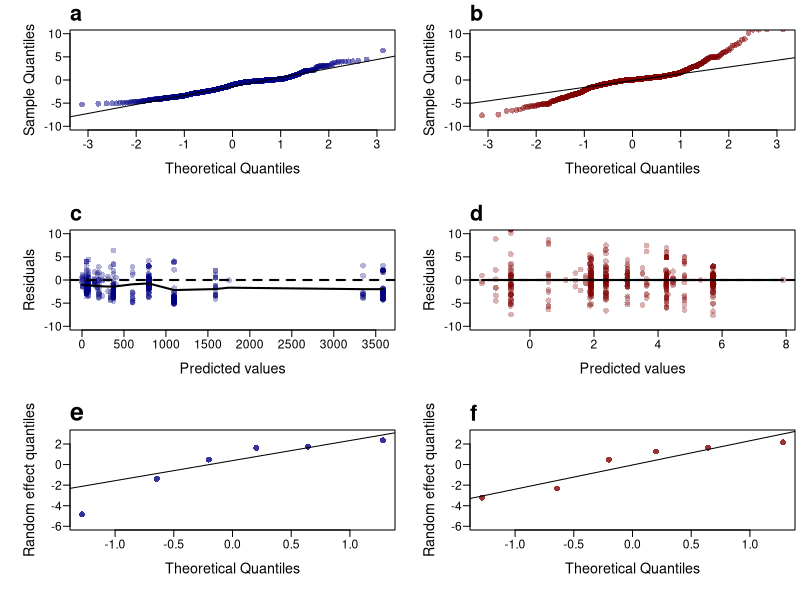
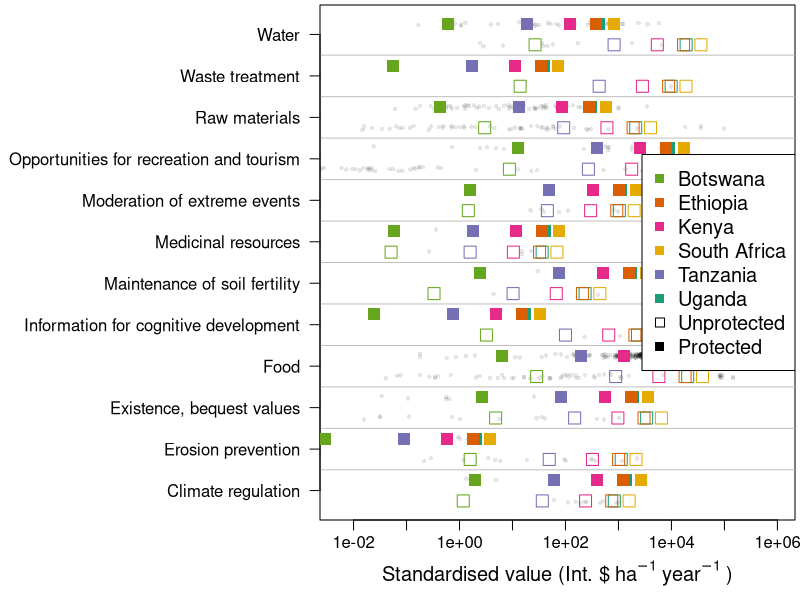

Source code (R) for these figures, in order:
# Read the data from the cleaned ESVD Database
ES <- read.csv("ES_clean.csv", na.strings = "NULL")

#Install and load the required R-packages
install.packages (c("lme4", "RColorBrewer"))
library(lme4)
library(RColorBrewer)

# Reassign the variables to vectors with simpler names
        # Standardised value of ecosystem services
        val <- ES$Int..Per.Hectare.Per.Year
        # Protected or not
        pa <- ES$Protection.Statu
        # Ecosystem services as a factor
        es <- as.factor(ES$ES_1)
        # Reassign "Food" as the baseline factor
        es.c <- relevel(es, ref = "Food")
        # Country name
        country <- ES$Country_1

########################################################################        
        
# Define two candidate models (Appendix 1)  
        
# Log-linked Gamma generalised linear mixed effect model          
mod.glm <- glmer(val~ pa * es.c + (1|country), family=Gamma(link = "log"))

# Linear mixed effects model with a log-transformed response variable
mod.log <- lmer(log(val)~ pa * es.c + (1|country))


# Model Diagnositic plots (Figure S1)

# Define plot device, name and margins
png(filename="Figure S1.png",width=16,height=24,units="cm",res=300)

# Set number of panels and margins
par(mfrow=c(3,2))
par(mai=c(0.7,0.7,0.3,0.05))

# Q-Q Plot of residuals for Log-linked Gamma generalised linear mixed effect model 
qqnorm(resid(mod.glm), main="", ylim=c(-10,10), pch=16, col=rgb(0,0, 0.5,0.5),cex=1.2, las=1, cex.axis=1.1, cex.lab= 1.3, mgp=c(2.5,0.6,0))
qqline(resid(mod.glm))
mtext("a",cex=1.3, side = 3, adj = 0, line = 0.5,font=2)

# Q-Q Plot of residuals Linear mixed effects model with a log-transformed response variable
qqnorm(resid(mod.log), main="", ylim=c(-10,10), pch=16, col=rgb(0.5,0, 0,0.5),cex=1.2, las=1, cex.axis=1.1, cex.lab= 1.3, mgp=c(2.5,0.6,0))
qqline(resid(mod.log))
mtext("b",cex=1.3, side = 3, adj = 0, line = 0.5,font=2)


# Plot residuals against predicted values (with smoothing spline) for Log-linked Gamma generalised linear mixed effect model  
plot(exp(predict(mod.glm, re.form=~0)),residuals(mod.glm, type = 'deviance'),  xlab="Predicted values", ylab="Residuals",
     ylim=c(-10,10), pch=16, col=rgb(0,0, 0.5,0.3),cex=1.2, las=1, cex.axis=1.1, cex.lab= 1.3, mgp=c(2.5,0.6,0))
smoothingSpline <- smooth.spline(exp(predict(mod.glm, re.form=~0)),residuals(mod.glm, type = 'deviance'), spar=1.2)
lines(smoothingSpline, col="black", lwd=2); abline(h=0, lwd=2, lty=2)
mtext("c",cex=1.3, side = 3, adj = 0, line = 0.5,font=2)

# Plot residuals against predicted values (with smoothing spline) for Linear mixed effects model with a log-transformed response variable
plot(predict(mod.log, re.form=~0),residuals(mod.log, type = 'deviance'),  xlab="Predicted values", ylab="Residuals",
     ylim=c(-10,10), pch=16, col=rgb(0.5,0, 0,0.3),cex=1.2, las=1, cex.axis=1.1, cex.lab= 1.3, mgp=c(2.5,0.6,0))
smoothingSpline <- smooth.spline(predict(mod.log, re.form=~0),residuals(mod.log, type = 'deviance'), spar=.2)
lines(smoothingSpline, col="black", lwd=2); abline(h=0, lwd=2, lty=2)
mtext("d",cex=1.3, side = 3, adj = 0, line = 0.5,font=2)

# Quantile plot of random intercepts (Country ID) for Log-linked Gamma generalised linear mixed effect model 
r_int<- ranef(mod.glm)$country$`(Intercept)`
qqnorm(r_int, main="", ylim=c(-6,3), pch=16, col=rgb(0,0, 0.5,0.8),cex=1.2, las=1, cex.axis=1.1, cex.lab= 1.3, mgp=c(2.5,0.6,0), ylab="Random effect quantiles")
qqline(r_int)
mtext("e",cex=1.5, side = 3, adj = 0, line = 0.5,font=2)

# Quantile plot of random intercepts (Country ID) for Linear mixed effects model with a log-transformed response variable
r_int<- ranef(mod.log)$country$`(Intercept)`
qqnorm(r_int, main="", ylim=c(-6,3), pch=16, col=rgb(0.5,0, 0 ,0.8),cex=1.2, las=1, cex.axis=1.1, cex.lab= 1.3, mgp=c(2.5,0.6,0), ylab="Random effect quantiles")
qqline(r_int)
mtext("f",cex=1.3, side = 3, adj = 0, line = 0.5,font=2)

# Close plotting device and save to file
dev.off()

########################################################################

# Formulate subset models for each combination of predictors 

        # Full model with interaction term
        mod.full <- glmer(val~ pa * es.c + (1|country), family=Gamma(link = "log"))
        
        # Full model only with additive terms
        mod.add <- glmer(val~ pa + es.c + (1|country), family=Gamma(link = "log"))
        
        # Model with only protected status
        mod.pa <- glmer(val~ pa  + (1|country), family=Gamma(link = "log"))
        
        # Model with only ecystem service type
        mod.es <- glmer(val~  es.c + (1|country), family=Gamma(link = "log"))

# Compare candidate models using likelihood-ratio Chi-squared test (Table 1)
anova(mod.full,mod.add,mod.es,mod.pa)


########################################################################

# Plot model predictions

# Generate a new data frame with each combiantion of country, protected status, and ecosystem service type
new.dat <- data.frame(expand.grid(unique(pa),unique(es),unique(country)))
names(new.dat) <- c("pa","es.c","country")

# Predict the outcome for each combination in the new data frame
new.pred <- predict(mod.full,new.dat, type="response")


# Define the colour palette
col.ramp <- brewer.pal(6,"Dark2")

# Define plot device, name and margins
png(filename="Figure 2.png",width=26,height=20,units="cm",res=300)
par(mai=c(0.8,3.2,0.05,0.05))

# Create a identity vector for each country
id <- rep(1:6,each=24)

# Plot a strip chart with empirical estimates
stripchart(val~pa+es,
           method = "jitter", 
           pch = 16, cex=0.6 , 
           col = rgb(0,0,0,0.1),  
           vertical = FALSE,   
           add = FALSE,
           at=1:24,yaxt='n',log="x",xlim=c(0.5e-2,1e6),
           las=1, ylab="", xlab=expression(paste("Standardised value (Int. $"~ ha^-1~year^-1~paste(")"))),
           ylim=c(1,24),  cex.axis=1, cex.lab= 1.2, mgp=c(2.5,0.6,0))

# Add horizontal lines to separate ecoystem service types
abline(h=seq(2.5,22.5,by=2), col="grey")

# Label the axis with ecosystem sevice types
es.lab <- names(table(new.dat$es) )                                                                                                                                     
axis(2, at=seq(1.5,23.5,by=2),es.lab,las=1, cex.lab=1.5)

# In a loop, predict the intercepts for each country, one-by-one
        for (j in 1:6){
                stripchart(new.pred[id==j]~new.dat$pa[id==j]+new.dat$es[id==j],
                   method = "stack", 
                   pch = c(0,15), cex=1.6 ,     
                   col = col.ramp[j],          
                   vertical = FALSE,   
                   add = TRUE)
        }


# Add a legens
legend ("right", pch=c(15,15,15,15,15,15,0,15), col=c(col.ramp[c(5,2,4,6,3,1)],"black","black"),cex=1.2,
        c("Botswana","Ethiopia","Kenya","South Africa","Tanzania","Uganda", "Unprotected","Protected"))

# Close plotting device and save to file
dev.off()


########################################################################

# Display coefficient estimates (Table 2)
summary(mod.full)
